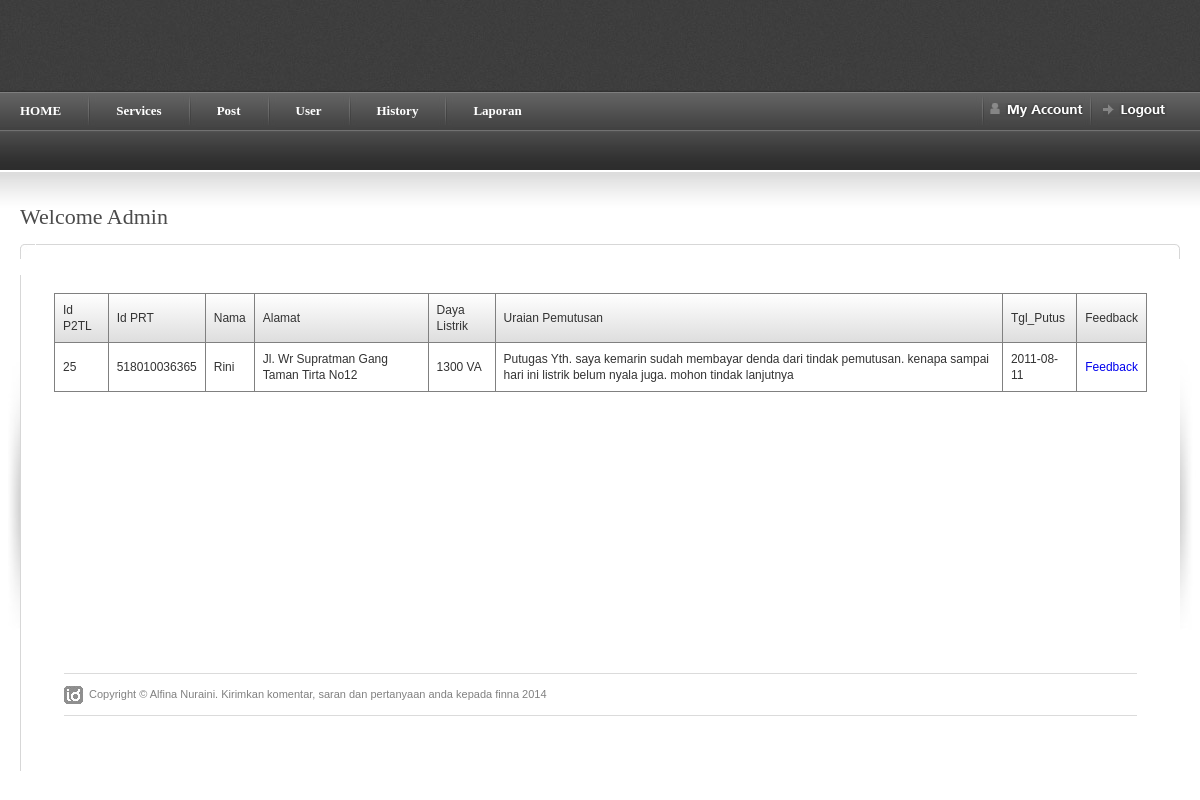
Screenshot of /e-pink/home.php?page=p2tl_admin (signed in) with the database file from the repository.
### tables this page shows
CREATE TABLE IF NOT EXISTS `t_p2tl` (
  `id_p2tl` int(3) NOT NULL AUTO_INCREMENT,
  `id_prt` varchar(12) NOT NULL,
  `uraian_putus` text NOT NULL,
  `tgl_putus` date NOT NULL,
  `penanganan` varchar(50) NOT NULL DEFAULT 'belum',
  PRIMARY KEY (`id_p2tl`),
  KEY `id_prt` (`id_prt`)
);

CREATE TABLE IF NOT EXISTS `t_prt` (
  `id_prt` varchar(12) NOT NULL,
  `nama` varchar(50) NOT NULL,
  `no_telp` int(15) NOT NULL,
  `alamat` varchar(50) NOT NULL,
  `password` varchar(15) NOT NULL,
  `kecamatan` varchar(30) NOT NULL,
  `tglLahir` varchar(15) NOT NULL,
  `no_ktp` int(15) NOT NULL,
  `jk` varchar(9) NOT NULL,
  `pekerjaan` varchar(50) NOT NULL,
  `email` varchar(50) NOT NULL,
  `tarif` varchar(2) NOT NULL,
  `daya` varchar(8) NOT NULL,
  `stand_meter` varchar(16) NOT NULL,
  `tagihan` int(10) NOT NULL,
  `inbox` int(30) NOT NULL,
  `foto` varchar(100) NOT NULL DEFAULT 'pelanggan/default.png',
  PRIMARY KEY (`id_prt`)
);

### e-pink/page/p2tl_admin.php (the view, shortened to what this page needs)
<?php
@$session_id=$_SESSION['id'];
@$perintah= "SELECT t_p2tl.id_p2tl,
					t_prt.id_prt,
					t_prt.nama,
					t_prt.alamat,
					t_prt.daya,
					t_p2tl.uraian_putus,
					t_p2tl.tgl_putus
			 FROM t_prt,
			 	  t_p2tl
		     WHERE t_p2tl.id_prt=t_prt.id_prt and t_p2tl.penanganan like '%belum%' ORDER BY id_p2tl";
@$tampil_data = mysql_query($perintah);
if(isset($session_id)) {
?>
<div id="table">
<?php
echo "<table border=1px>
	<thead>";
echo "<tr>
		<td>Id P2TL</td>
		<td>Id PRT</td>
		<td>Nama</td>
		<td>Alamat</td>
		<td>Daya Listrik</td>
		<td>Uraian Pemutusan</td>
		<td>Tgl_Putus</td>
		<td>Feedback</td>
	 </tr>
	 </thead>
	 <tbody>";
while($data = mysql_fetch_row($tampil_data)){
echo "<tr>
		<td>$data[0]</td>
		<td>$data[1]</td>
		<td>$data[2]</td>
		<td>$data[3]</td>
		<td>$data[4]</td>
		<td>$data[5]</td>
		<td>$data[6]</td>
		<td><a href=home.php?page=feedback&id_prt=$data[1]&id_p2tl=$data[0]>Feedback</a></td>";
}
echo "</tbody>
	</tr>
</table>";
?>
</div>
<?
} else {
	echo("<script>window.location='index.php';</script>");
}

### e-pink/css/screen.css (style rules this page uses)
* { margin: 0; padding: 0; }
html, body { height: 100%; }
body { background: #fff; color: #393939; font-family: Arial; font-size: 0px; line-height: 0; }
table { border-collapse: collapse; }
a { outline: none; text-decoration: none; }
table { border-collapse:collapse; }
table thead tr { background: -webkit-gradient(linear, left top, left bottom, from(#ffffff), to(#ddd)); background: -moz-linear-gradient(top, #ffffff, #ddd); filter: progid:DXImageTransform.Microsoft.gradient(startColorstr='#ffffff', endColorstr='#ddd'); -ms-filter: progid:DXImageTransform.Microsoft.gradient(startColorstr='#ffffff', endColorstr='#ddd'); }
table tbody tr td { padding:8px; font-size:12px; }

### rows the page displays
t_p2tl: id_p2tl "25", id_prt.id_prt "518010036365", id_prt.nama "Rini", id_prt.alamat "Jl. Wr Supratman Gang Taman Tirta No12", id_prt.daya "1300 VA", uraian_putus "Putugas Yth. saya kemarin sudah membayar denda dari tindak pemutusan. kenapa sampai hari ini listrik belum nyala juga. mohon tindak lanjutnya", tgl_putus "2011-08-11"
